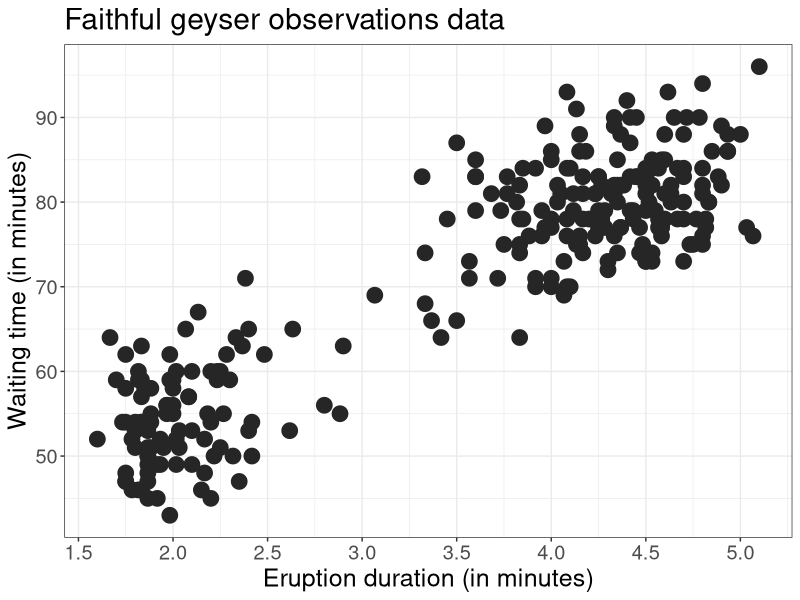
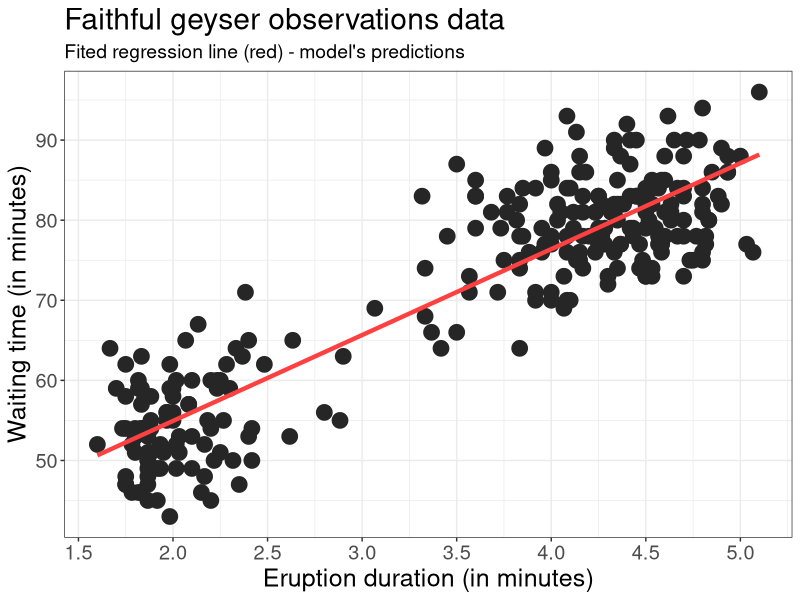
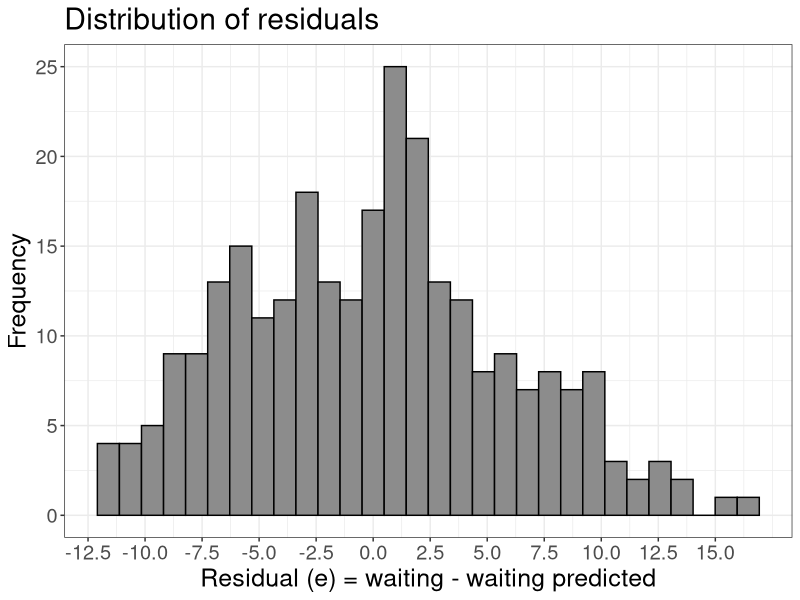

Reproduce these figures in R, in order.
# Exercise - Linear regression

rm(list = ls())
graphics.off()


# Load packages
library(tidyverse)


# Load data (Faithful geyser observations data)
df <- faithful


# Visualize data 
df %>% 
  ggplot(aes(x = eruptions,
             y = waiting)) +
  geom_point(size = 5, 
             color = "gray15") +
  scale_x_continuous(breaks = seq(0,10,0.5)) +
  scale_y_continuous(breaks = seq(0,100,10)) +
  xlab("Eruption duration (in minutes)") +
  ylab("Waiting time (in minutes)") +
  ggtitle("Faithful geyser observations data") +
  theme_bw() +
  theme(text = element_text(size = 18))


# fit linear (regression) model
mod <- lm(formula = waiting ~ eruptions, data = df)


# show model's estimated parameters
print(mod) 


# predict waiting time with eruption duration (and assign predicted values to df)
df <- df %>% 
  mutate(waiting_pred = predict(mod))


# visualize the fitted line (predictions)
df %>% 
  ggplot(aes(x = eruptions,
             y = waiting)) +
  geom_point(size = 5, 
             color = "gray15") +
  geom_line(aes(y = waiting_pred), 
            linewidth = 1.5, 
            color = "brown1") +
  scale_x_continuous(breaks = seq(0,10,0.5)) +
  scale_y_continuous(breaks = seq(0,100,10)) +
  xlab("Eruption duration (in minutes)") +
  ylab("Waiting time (in minutes)") +
  labs(title = "Faithful geyser observations data",
       subtitle = "Fited regression line (red) - model's predictions") + 
  theme_bw() +
  theme(text = element_text(size = 18),
        plot.subtitle = element_text(size = 14))


# check model summary
summary(mod)


# visualize residuals distribution

## calculate residuals
df <- df %>% 
  mutate(res = waiting - waiting_pred)

## residuals distribution
df %>% 
ggplot(aes(x = res)) +
  geom_histogram(bins = 30,
                 fill = "gray55",
                 color = "black") +
  scale_x_continuous(breaks = seq(-15,15,2.5)) +
  scale_y_continuous(breaks = seq(0,30,5)) +
  ggtitle("Distribution of residuals") +
  xlab("Residual (e) = waiting - waiting predicted") +
  ylab("Frequency") +
  theme_bw() +
  theme(text = element_text(size = 18))
